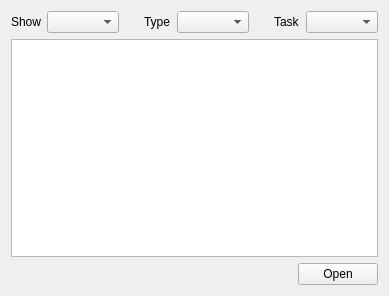
<?xml version="1.0" encoding="UTF-8"?>
<ui version="4.0">
 <class>fileSaveDialogWidget</class>
 <widget class="QWidget" name="fileSaveDialogWidget">
  <property name="geometry">
   <rect>
    <x>0</x>
    <y>0</y>
    <width>389</width>
    <height>296</height>
   </rect>
  </property>
  <property name="windowTitle">
   <string>Form</string>
  </property>
  <layout class="QVBoxLayout" name="verticalLayout_2">
   <item>
    <layout class="QVBoxLayout" name="datasContainer">
     <item>
      <layout class="QHBoxLayout" name="datasLayout">
       <item>
        <widget class="QLabel" name="showLabel">
         <property name="text">
          <string>Show</string>
         </property>
        </widget>
       </item>
       <item>
        <widget class="QComboBox" name="showComboBox"/>
       </item>
       <item>
        <spacer name="horizontalSpacer">
         <property name="orientation">
          <enum>Qt::Horizontal</enum>
         </property>
         <property name="sizeHint" stdset="0">
          <size>
           <width>40</width>
           <height>20</height>
          </size>
         </property>
        </spacer>
       </item>
       <item>
        <widget class="QLabel" name="typeLabel">
         <property name="text">
          <string>Type</string>
         </property>
        </widget>
       </item>
       <item>
        <widget class="QComboBox" name="typeComboBox"/>
       </item>
       <item>
        <spacer name="horizontalSpacer_2">
         <property name="orientation">
          <enum>Qt::Horizontal</enum>
         </property>
         <property name="sizeHint" stdset="0">
          <size>
           <width>40</width>
           <height>20</height>
          </size>
         </property>
        </spacer>
       </item>
       <item>
        <widget class="QLabel" name="taskLabel">
         <property name="text">
          <string>Task</string>
         </property>
        </widget>
       </item>
       <item>
        <widget class="QComboBox" name="taskComboBox"/>
       </item>
      </layout>
     </item>
    </layout>
   </item>
   <item>
    <widget class="QListWidget" name="itemsListWidget"/>
   </item>
   <item>
    <layout class="QHBoxLayout" name="btnContainer">
     <item>
      <spacer name="horizontalSpacer_3">
       <property name="orientation">
        <enum>Qt::Horizontal</enum>
       </property>
       <property name="sizeHint" stdset="0">
        <size>
         <width>40</width>
         <height>20</height>
        </size>
       </property>
      </spacer>
     </item>
     <item>
      <widget class="QPushButton" name="openBtn">
       <property name="text">
        <string>Open</string>
       </property>
      </widget>
     </item>
    </layout>
   </item>
  </layout>
 </widget>
 <resources/>
 <connections/>
</ui>
